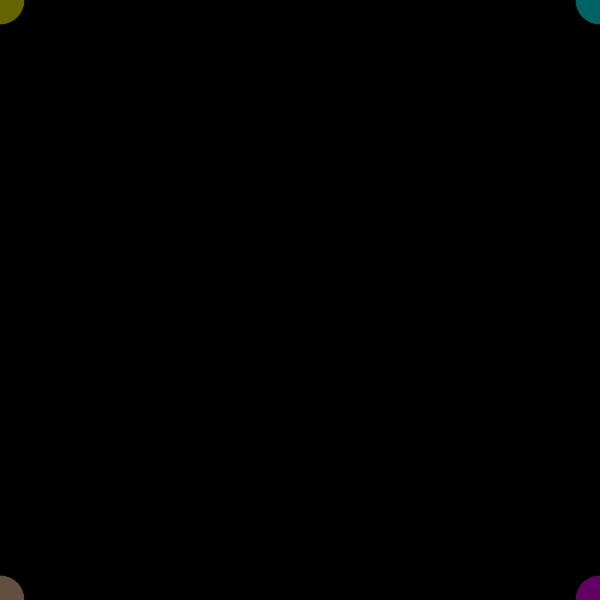
Frame 1 (no input)
Frame 60 (no input): identical to frame 1, image omitted
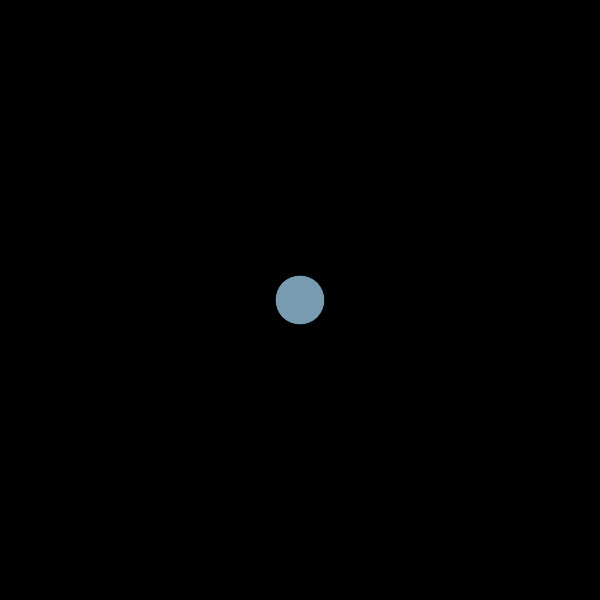
Frame 120 (the mouse pressed at the canvas centre since frame 60)

The p5.js sketch that drew these frames (run headless with seeded random() and noise() and a simulated clock; from frame 60 on, the mouse is pressed at the canvas centre):

// p5.js sketch
// ── sketch.js
function setup(){
    createCanvas(600, 600);
}

function draw(){
background(0);
fill(250,202,160,100);
circle(mouseX, mirrorCoordinate(mouseY), 50);
fill(255, 255, 0, 100);
circle(mouseX, mouseY, 50);
fill(255, 0, 255, 100);
circle(mirrorCoordinate(mouseX),mirrorCoordinate(mouseY),50);
fill(0, 255, 255, 100);
circle(mirrorCoordinate(mouseX), mouseY, 50);

}    

function mirrorCoordinate(coordinate){
    const newCoordinate= width- coordinate;
    return newCoordinate;
}
